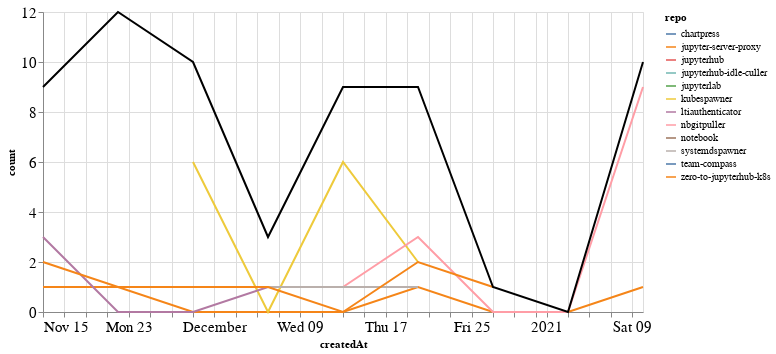

Write notebook code for a chart like this one.
### Markdown cell above
### Comments

### Code cell
comments_time = comments.groupby('repo').resample('W', on='createdAt').count()['author'].reset_index()
comments_time = comments_time.rename(columns={'author': 'count'})
comments_time_total = comments_time.groupby('createdAt').agg({"count": "sum"}).reset_index()
ch1 = alt.Chart(comments_time, width=600).mark_line().encode(
    x='createdAt',
    y='count',
    color='repo',
    tooltip="repo"
)

ch2 = alt.Chart(comments_time_total, width=600).mark_line(color="black").encode(
    x='createdAt',
    y='count',
)

ch1 + ch2

### Figure 1 — Vega-Lite specification as saved in the notebook (floating-point values rounded to 4 significant figures)
{"config": {"axisLeft": {"labelFontSize": 15}, "axisBottom": {"labelFontSize": 15}}, "layer": [{"data": {"name": "data-edf16f925c174952b4161f3518927b23"}, "mark": "line", "encoding": {"color": {"type": "nominal", "field": "repo"}, "tooltip": {"type": "nominal", "field": "repo"}, "x": {"type": "temporal", "field": "createdAt"}, "y": {"type": "quantitative", "field": "count"}}, "width": 600}, {"data": {"name": "data-413fdcb217736c0f55bf7b05c941dd47"}, "mark": {"type": "line", "color": "black"}, "encoding": {"x": {"type": "temporal", "field": "createdAt"}, "y": {"type": "quantitative", "field": "count"}}, "width": 600}], "$schema": "https://vega.github.io/schema/vega-lite/v4.8.1.json", "datasets": {"data-edf16f925c174952b4161f3518927b23": [{"repo": "chartpress", "createdAt": "2020-11-22T00:00:00", "count": 3}, {"repo": "jupyter-server-proxy", "createdAt": "2020-11-15T00:00:00", "count": 1}, {"repo": "jupyter-server-proxy", "createdAt": "2020-11-22T00:00:00", "count": 1}, {"repo": "jupyter-server-proxy", "createdAt": "2020-11-29T00:00:00", "count": 0}, {"repo": "jupyter-server-proxy", "createdAt": "2020-12-06T00:00:00", "count": 0}, {"repo": "jupyter-server-proxy", "createdAt": "2020-12-13T00:00:00", "count": 0}, {"repo": "jupyter-server-proxy", "createdAt": "2020-12-20T00:00:00", "count": 1}, {"repo": "jupyter-server-proxy", "createdAt": "2020-12-27T00:00:00", "count": 0}, {"repo": "jupyter-server-proxy", "createdAt": "2021-01-03T00:00:00", "count": 0}, {"repo": "jupyter-server-proxy", "createdAt": "2021-01-10T00:00:00", "count": 1}, {"repo": "jupyterhub", "createdAt": "2020-11-22T00:00:00", "count": 1}, {"repo": "jupyterhub", "createdAt": "2020-11-29T00:00:00", "count": 1}, {"repo": "jupyterhub-idle-culler", "createdAt": "2020-11-15T00:00:00", "count": 3}, {"repo": "jupyterlab", "createdAt": "2020-11-22T00:00:00", "count": 5}, {"repo": "kubespawner", "createdAt": "2020-11-29T00:00:00", "count": 6}, {"repo": "kubespawner", "createdAt": "2020-12-06T00:00:00", "count": 0}, {"repo": "kubespawner", "createdAt": "2020-12-13T00:00:00", "count": 6}, {"repo": "kubespawner", "createdAt": "2020-12-20T00:00:00", "count": 2}, {"repo": "ltiauthenticator", "createdAt": "2020-11-15T00:00:00", "count": 3}, {"repo": "ltiauthenticator", "createdAt": "2020-11-22T00:00:00", "count": 0}, {"repo": "ltiauthenticator", "createdAt": "2020-11-29T00:00:00", "count": 0}, {"repo": "ltiauthenticator", "createdAt": "2020-12-06T00:00:00", "count": 1}, {"repo": "ltiauthenticator", "createdAt": "2020-12-13T00:00:00", "count": 1}, {"repo": "nbgitpuller", "createdAt": "2020-12-13T00:00:00", "count": 1}, {"repo": "nbgitpuller", "createdAt": "2020-12-20T00:00:00", "count": 3}, {"repo": "nbgitpuller", "createdAt": "2020-12-27T00:00:00", "count": 0}, {"repo": "nbgitpuller", "createdAt": "2021-01-03T00:00:00", "count": 0}, {"repo": "nbgitpuller", "createdAt": "2021-01-10T00:00:00", "count": 9}, {"repo": "notebook", "createdAt": "2020-11-22T00:00:00", "count": 1}, {"repo": "systemdspawner", "createdAt": "2020-12-06T00:00:00", "count": 1}, {"repo": "systemdspawner", "createdAt": "2020-12-13T00:00:00", "count": 1}, {"repo": "systemdspawner", "createdAt": "2020-12-20T00:00:00", "count": 1}, {"repo": "team-compass", "createdAt": "2020-11-29T00:00:00", "count": 2}, {"repo": "zero-to-jupyterhub-k8s", "createdAt": "2020-11-15T00:00:00", "count": 2}, {"repo": "zero-to-jupyterhub-k8s", "createdAt": "2020-11-22T00:00:00", "count": 1}, {"repo": "zero-to-jupyterhub-k8s", "createdAt": "2020-11-29T00:00:00", "count": 1}, {"repo": "zero-to-jupyterhub-k8s", "createdAt": "2020-12-06T00:00:00", "count": 1}, {"repo": "zero-to-jupyterhub-k8s", "createdAt": "2020-12-13T00:00:00", "count": 0}, {"repo": "zero-to-jupyterhub-k8s", "createdAt": "2020-12-20T00:00:00", "count": 2}, {"repo": "zero-to-jupyterhub-k8s", "createdAt": "2020-12-27T00:00:00", "count": 1}], "data-413fdcb217736c0f55bf7b05c941dd47": [{"createdAt": "2020-11-15T00:00:00", "count": 9}, {"createdAt": "2020-11-22T00:00:00", "count": 12}, {"createdAt": "2020-11-29T00:00:00", "count": 10}, {"createdAt": "2020-12-06T00:00:00", "count": 3}, {"createdAt": "2020-12-13T00:00:00", "count": 9}, {"createdAt": "2020-12-20T00:00:00", "count": 9}, {"createdAt": "2020-12-27T00:00:00", "count": 1}, {"createdAt": "2021-01-03T00:00:00", "count": 0}, {"createdAt": "2021-01-10T00:00:00", "count": 10}]}}
